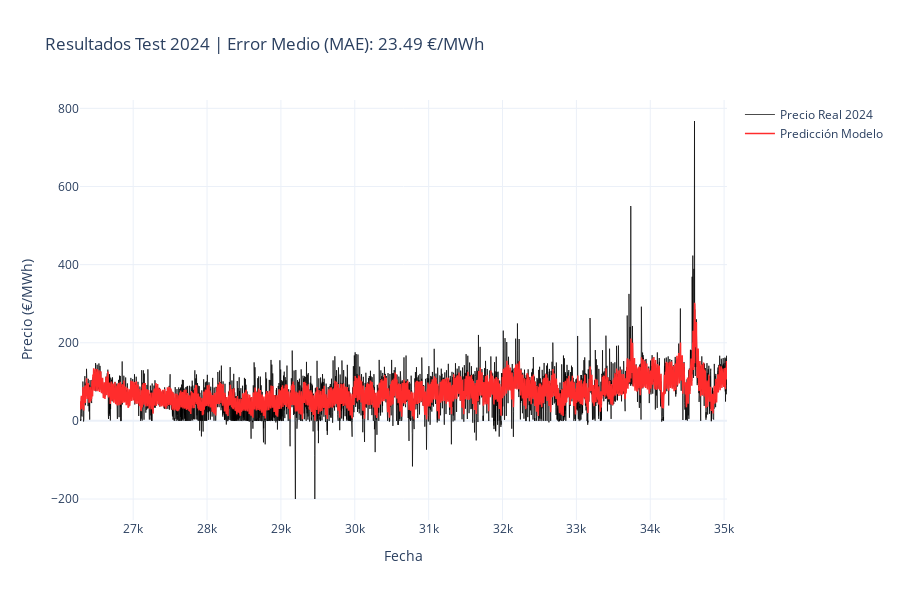

Notebook source saved alongside this figure:
### Code cell
# 2. Preparar los datos de 2024 (TEST) replicando la ingeniería de features
print("📅 Generando predicciones para 2024...")

# A) Features base
X_test_2024 = test.drop(['timestamp', 'price'], axis=1, errors='ignore')

# B) Añadir Fourier (Crucial: Usar el índice para alinear)
X_test_2024 = pd.concat([X_test_2024, X_test_fourier.loc[test.index]], axis=1)

# C) Asegurar tipos categóricos
cat_cols_test = [c for c in cat_cols if c in X_test_2024.columns]
X_test_2024[cat_cols_test] = X_test_2024[cat_cols_test].astype('category')

# D) Crear Targets Reales 2024 (para calcular el error)
y_test_direct = create_direct_targets(test['price'])

# 3. Limpieza y Alineación Final
# Eliminamos las últimas 24h donde no tenemos target futuro
y_test_clean = y_test_direct.dropna()
X_test_aligned_2024 = X_test_2024.loc[y_test_clean.index]

# Limpieza de seguridad (borrar timestamp si se coló)
if 'timestamp' in X_test_aligned_2024.columns: 
    X_test_aligned_2024 = X_test_aligned_2024.drop('timestamp', axis=1)

# 4. Predecir 2024
preds_2024 = direct_model.predict(X_test_aligned_2024)

# 5. Resultados y Gráfica
# Calculamos MAE Global (promedio de las 24 horas predichas)
mae_global = mean_absolute_error(y_test_clean, preds_2024)
rmse_global = np.sqrt(mean_squared_error(y_test_clean, preds_2024))

# Para graficar, cogemos solo la predicción a t+1 (siguiente hora)
y_real_plot = y_test_clean.iloc[:, 0]
y_pred_plot = preds_2024.iloc[:, 0]

print(f"✅ ¡Hecho! MAE Global en 2024: {mae_global:.2f} €/MWh")
print(f"✅ ¡Hecho! RMSE Global en 2024: {rmse_global:.2f} €/MWh")

# Visualización
fig = go.Figure()
fig.add_trace(go.Scatter(x=y_real_plot.index, y=y_real_plot, name='Precio Real 2024', 
                         line=dict(color='black', width=1), opacity=0.7))
fig.add_trace(go.Scatter(x=y_pred_plot.index, y=y_pred_plot, name='Predicción Modelo', 
                         line=dict(color='#ff2c2c', width=1.5)))

fig.update_layout(
    title=f"Resultados Test 2024 | Error Medio (MAE): {mae_global:.2f} €/MWh",
    xaxis_title="Fecha",
    yaxis_title="Precio (€/MWh)",
    template="plotly_white",
    height=600
)
fig.show()

### Figure 1 — Plotly figure (JSON) as saved in the notebook; plotly's stock layout.template omitted (floating-point values rounded to 4 significant figures; data arrays with more than 128 entries replaced by an {"elided": "..."} marker saying what was removed)
{"data": [{"line": {"color": "black", "width": 1}, "name": "Precio Real 2024", "opacity": 0.7, "type": "scatter", "x": {"elided": "8760 int values"}, "y": {"elided": "8760 float values"}}, {"line": {"color": "#ff2c2c", "width": 1.5}, "name": "Predicción Modelo", "type": "scatter", "x": {"elided": "8760 int values"}, "y": {"elided": "8760 float values"}}], "layout": {"height": 600, "title": {"text": "Resultados Test 2024 | Error Medio (MAE): 23.49 €/MWh"}, "xaxis": {"title": {"text": "Fecha"}}, "yaxis": {"title": {"text": "Precio (€/MWh)"}}}}
